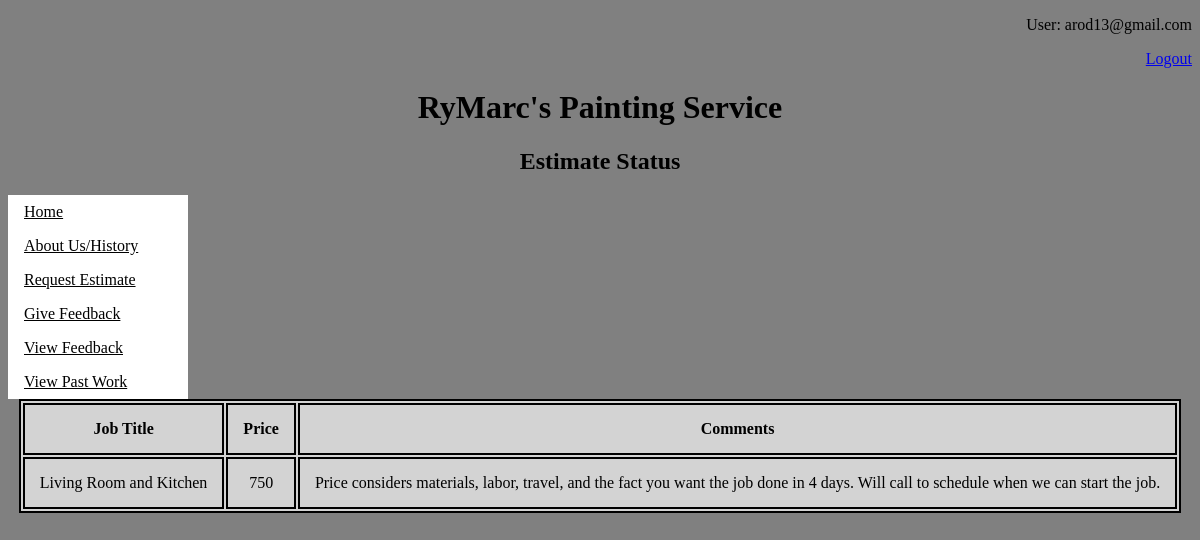
The page /estimatestatus.php (signed in) on the database its author committed.
### tables this page shows
CREATE TABLE `respondedestimates` (
  `email` varchar(255) NOT NULL,
  `job_title` varchar(255) NOT NULL,
  `price` int(10) NOT NULL,
  `comments` varchar(2000) NOT NULL
);

### estimatestatus.php (the view, shortened to what this page needs)
<!DOCTYPE html>
<html>
<head>
</head>
<body>
<?php
  if(isset($_SESSION['email'])){
    echo "<p align = 'right'>User: ".$_SESSION['email'];
  }
?>
<?php
$dsn = 'mysql:host=localhost;dbname=rymarcproductions';
$username = 'rymarcproductions';
$password = 'rymarcproductionspass';
    try {
        $db = new PDO($dsn, $username, $password);
    } catch (PDOException $e) {
        $error_message = $e->getMessage();
        include('db_error.php');
        exit();
    }
$queryAll = "SELECT * FROM respondedestimates WHERE email = '{$_SESSION['email']}'";
$statement1 = $db->prepare($queryAll);
$statement1->execute();
$status = $statement1->fetchAll();
?>
<p align = "right"><a href = "logout.php"> Logout </a></p>
<center><h1>RyMarc's Painting Service</h1></center>
<center><h2>Estimate Status</h2></center>
<ul>
<li><a href = "home.php"> Home </a></li>
<li><a href = "aboutus.php"> About Us/History </a></li>
<li><a href = "requestestimate.php"> Request Estimate </a></li>
<li><a href = "givefeedback.php"> Give Feedback </a></li>
<li><a href = "reviews.php"> View Feedback </a></li>
<li><a href = "pastwork.php"> View Past Work</a></li>
</ul>
<table align = "center">
<tr>
  <th>Job Title</th>
  <th>Price</th>
  <th>Comments</th>
</tr>
<?php foreach ($status as $stat) : ?>
            <tr>
                <td><?php echo $stat['job_title']; ?></td>
                <td><?php echo $stat['price']; ?></td>
                <td><?php echo $stat['comments'];?></td>
            </tr>
            <?php endforeach; ?>
</table>
</body>
</html>

### estimatestatus.php (style rules this page uses)
ul { list-style-type: none; margin: 0; padding: 0; width: 180px; background-color: white; }
li a { display: block; color: #000; padding: 8px 16px; text-decoration-line: underline; }
body { background-color: grey; }
table, th, td { border: 2px solid black; }
th, td { padding: 15px; text-align: center; }
table { width: 1200; background-color: lightgrey; }

### rows shown on the page
respondedestimates: job_title "Living Room and Kitchen", price "750", comments "Price considers materials, labor, travel, and the fact you want the job done in 4 days. Will call to schedule when we can start the job."

### other values the page prints
$_SESSION['email'] "arod13@gmail.com"
